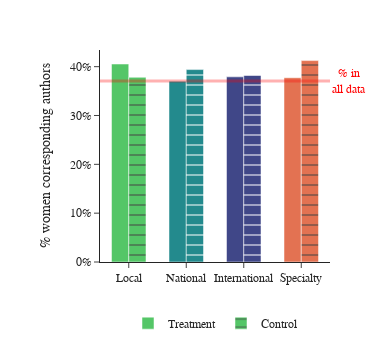

Notebook code cell kept with this figure:
### Code cell
# Create a bar chart
fig = go.Figure()
offset = 0.15

for i, media in enumerate(medias):
    for j, group in enumerate(["Treatment", "Control"]):
        t = df.query("Category == @media and Group == @group")
        fig.add_trace(
            go.Bar(
                x=[i - offset] if group == "Treatment" else [i + offset],
                y=t["Percent"],
                marker=dict(color = media_colors[media],
                            pattern_shape="-" if group == "Control" else ""
                            ),
                name=group,
                showlegend=True if media == "Local" else False,
                width=offset * 2,
            )
        )

fig.update_layout(
    template="simple_white",
    font=dict(size=12, family="Arial"),
    height=350,
    width=380,
    margin=dict(l=100, r=50, t=50, b=20),
    legend=dict(
        title=None,
        orientation="h",
        y=-0.22,
        x=0.5,
        xanchor="center",
        bgcolor="rgba(255, 255, 255, 0)",
    ),
    barmode="group",
    bargap=0.,
)

fig.update_xaxes(title=None, tickvals=list(range(len(medias))), ticktext=medias, range=[-0.5, 3.5])
fig.update_yaxes(title=r"% women corresponding authors", tickformat=".0%")

# add reference line
fig.add_hline(y=0.3705, line_width=3, line_dash="solid", line_color="red")

# annotation
fig.add_annotation(
    x=1,
    y=0.3705,
    xref="paper",
    yref="y",
    xanchor="left",
    text=r"% in<br>all data",
    showarrow=False,
    font=dict(size=12, color="red"),
)

# Show the plot
fig.show()
fig.write_image("figures/media_level_cite.svg")

### Figure 1 — Plotly figure (JSON) as saved in the notebook; plotly's stock layout.template omitted (floating-point values rounded to 4 significant figures)
{"data": [{"marker": {"color": "rgb(84,198,103)", "pattern": {"shape": ""}}, "name": "Treatment", "showlegend": true, "type": "bar", "width": 0.3, "x": [-0.15], "y": [0.4054]}, {"marker": {"color": "rgb(84,198,103)", "pattern": {"shape": "-"}}, "name": "Control", "showlegend": true, "type": "bar", "width": 0.3, "x": [0.15], "y": [0.3782]}, {"marker": {"color": "rgb(35,138,141)", "pattern": {"shape": ""}}, "name": "Treatment", "showlegend": false, "type": "bar", "width": 0.3, "x": [0.85], "y": [0.3703]}, {"marker": {"color": "rgb(35,138,141)", "pattern": {"shape": "-"}}, "name": "Control", "showlegend": false, "type": "bar", "width": 0.3, "x": [1.15], "y": [0.394]}, {"marker": {"color": "rgb(64,71,136)", "pattern": {"shape": ""}}, "name": "Treatment", "showlegend": false, "type": "bar", "width": 0.3, "x": [1.85], "y": [0.3791]}, {"marker": {"color": "rgb(64,71,136)", "pattern": {"shape": "-"}}, "name": "Control", "showlegend": false, "type": "bar", "width": 0.3, "x": [2.15], "y": [0.3825]}, {"marker": {"color": "rgb(227,114,82)", "pattern": {"shape": ""}}, "name": "Treatment", "showlegend": false, "type": "bar", "width": 0.3, "x": [2.85], "y": [0.3773]}, {"marker": {"color": "rgb(227,114,82)", "pattern": {"shape": "-"}}, "name": "Control", "showlegend": false, "type": "bar", "width": 0.3, "x": [3.15], "y": [0.4124]}], "layout": {"annotations": [{"font": {"color": "red", "size": 12}, "showarrow": false, "text": "% in<br>all data", "x": 1, "xanchor": "left", "xref": "paper", "y": 0.3705, "yref": "y"}], "bargap": 0, "barmode": "group", "font": {"family": "Arial", "size": 12}, "height": 350, "legend": {"bgcolor": "rgba(255, 255, 255, 0)", "orientation": "h", "title": {}, "x": 0.5, "xanchor": "center", "y": -0.22}, "margin": {"b": 20, "l": 100, "r": 50, "t": 50}, "shapes": [{"line": {"color": "red", "dash": "solid", "width": 3}, "type": "line", "x0": 0, "x1": 1, "xref": "x domain", "y0": 0.3705, "y1": 0.3705, "yref": "y"}], "width": 380, "xaxis": {"range": [-0.5, 3.5], "ticktext": ["Local", "National", "International", "Specialty"], "tickvals": [0, 1, 2, 3], "title": {}}, "yaxis": {"tickformat": ".0%", "title": {"text": "% women corresponding authors"}}}}
